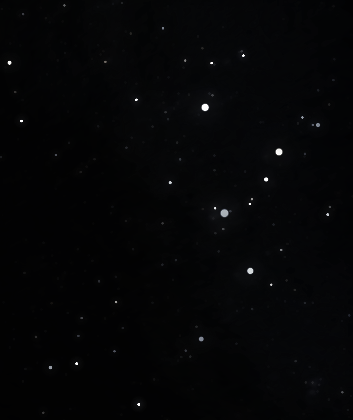
#> input picture Constellation Classification/Constellations/Cassiopeia.PNG, 353 x 420 px; its folder holds only this picture in this run
$ jupyter execute --allow-errors 'Constellation Classification.ipynb'
#> lines starting #> are read from the running program, lines starting #| are printed output that depends on the picture; after the words box and inside, x2 and y2 are one past the last pixel; in counts of white or black regions, pixels touching at a corner belong together
<h1> Imported Packages</h1>

[cell 1]
import cv2
import numpy as np
import os
import random
import re
from itertools import permutations
import time
from sklearn.metrics import confusion_matrix, ConfusionMatrixDisplay

<h1>Dataset Generation</h1>

[cell 2]
def rotate_image(image, angle):
    image_center = tuple(np.array(image.shape[1::-1]) / 2)
    rot_mat = cv2.getRotationMatrix2D(image_center, angle, 1.0)
    result = cv2.warpAffine(image, rot_mat, image.shape[1::-1], flags=cv2.INTER_LINEAR)
    return result

# [52 lines left out: functions skew_image, noise, not called in this run]


for constellation in os.listdir("Constellations"):

    print(constellation)

    for x in range(0,20):

        new_image = cv2.imread("Constellations/"+constellation,1)
#> new_image is the input picture: shape (420, 353, 3); mean B, G, R 6.1, 5.1, 4.6

        #contrast
        alpha = random.uniform(1,2)

        #brightness
        beta = random.randint(-20,15)
        new_image = cv2.convertScaleAbs(new_image, alpha=alpha, beta=beta)

        new_image = cv2.copyMakeBorder(new_image,new_image.shape[0]//4,new_image.shape[0]//4,new_image.shape[1]//4,new_image.shape[1]//4,cv2.BORDER_CONSTANT,value = 0)
#> new_image: shape (630, 529, 3)


        #new_image = skew_image(new_image, random.randint(1,4))

        angle = random.randint(1,360)
        new_image = rotate_image(new_image,angle)

        cv2.imwrite('Dataset/'+constellation.split(".")[0]+str(x)+'.png', new_image)

<h1> Template Database </h1>

[cell 3]
def binarizeImg(image,threshold):

#> called with threshold = 150
    gray = cv2.cvtColor(image, cv2.COLOR_BGR2GRAY)

    blurred = cv2.blur(gray,(4,4))

    ret,binary = cv2.threshold(blurred,threshold,255,cv2.THRESH_BINARY++cv2.THRESH_OTSU)
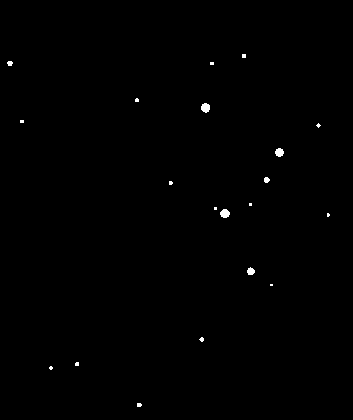
#> binary: shape (420, 353); 0.32% white; 20 white regions (14 under 20 px), largest, box (x1, y1, x2, y2) and area: (201, 103, 210, 113) 69, (220, 209, 230, 218) 68, (275, 148, 284, 157) 61, (247, 267, 255, 275) 47, (264, 177, 270, 183) 28, (7, 61, 13, 66) 24

    return binary


for line_image in os.listdir("Constellations"):

    print(line_image)


    image = cv2.imread("Constellations/"+line_image,1)


    binarized = binarizeImg(image,150)

    cv2.imwrite('TemplateDataset/'+line_image, binarized)


$ run again, on Constellation Classification/Constellations/Perseus.PNG
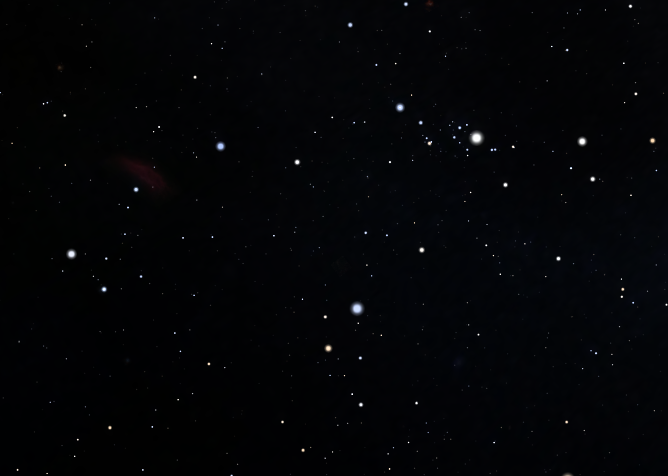
#> input picture Constellation Classification/Constellations/Perseus.PNG, 668 x 476 px
#> new_image is the input picture: shape (476, 668, 3); mean B, G, R 6.3, 4.1, 3.2
#> in rotate_image, `result = cv2.warpAffine(image, rot_mat, image.shape[1::-1], flags=cv2...`:
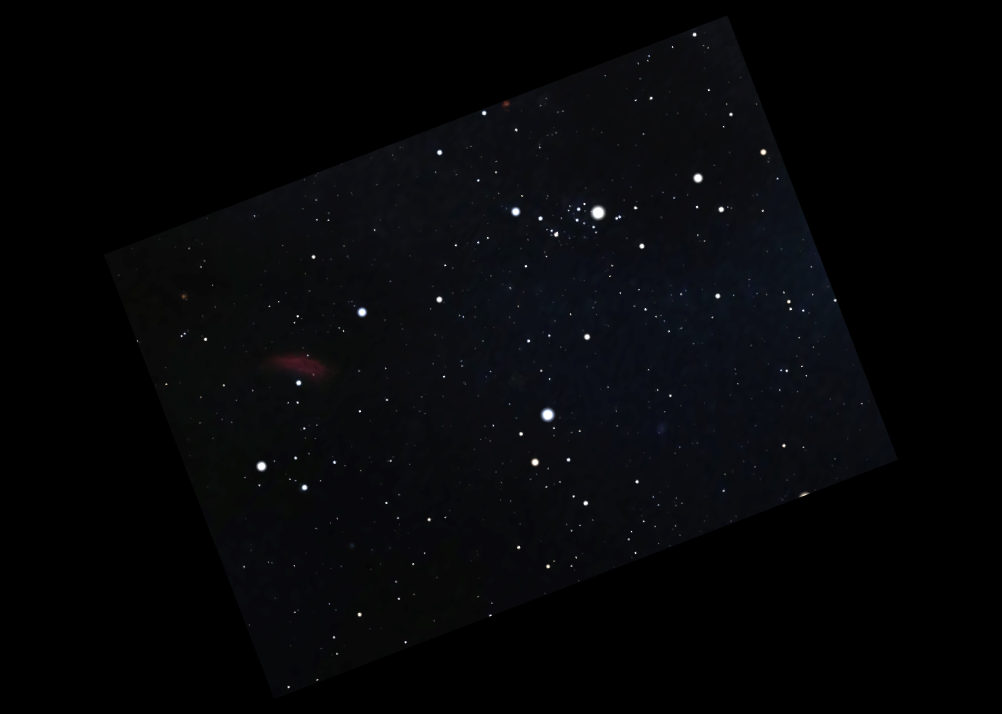
#> result: shape (714, 1002, 3); mean B, G, R 7.7, 6, 5.3
#> in binarizeImg, `ret,binary = cv2.threshold(blurred,threshold,255,cv2.THRESH_BINARY++cv..`:
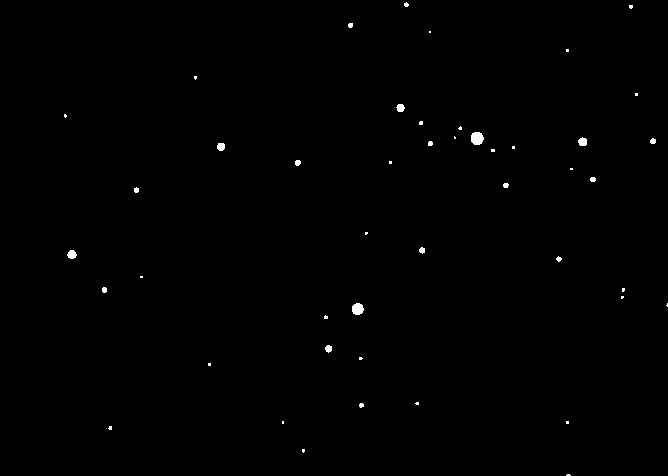
#> binary: shape (476, 668); 0.34% white; 46 white regions (28 under 20 px), largest, box (x1, y1, x2, y2) and area: (471, 132, 484, 145) 138, (352, 303, 364, 315) 115, (67, 250, 77, 259) 66
